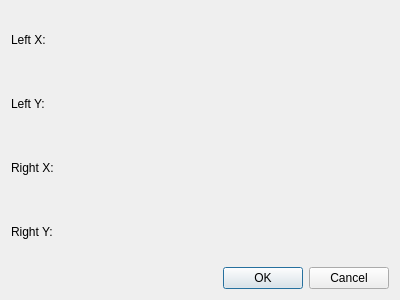
<?xml version="1.0" encoding="UTF-8"?>
<ui version="4.0">
 <class>JoystickTestWindow</class>
 <widget class="QDialog" name="JoystickTestWindow">
  <property name="geometry">
   <rect>
    <x>0</x>
    <y>0</y>
    <width>400</width>
    <height>300</height>
   </rect>
  </property>
  <property name="windowTitle">
   <string>Joystick Test</string>
  </property>
  <layout class="QVBoxLayout" name="verticalLayout">
   <item>
    <widget class="QLabel" name="leftXLabel">
     <property name="text">
      <string>Left X:</string>
     </property>
    </widget>
   </item>
   <item>
    <widget class="QLabel" name="leftYLabel">
     <property name="text">
      <string>Left Y:</string>
     </property>
    </widget>
   </item>
   <item>
    <widget class="QLabel" name="rightXLabel">
     <property name="text">
      <string>Right X:</string>
     </property>
    </widget>
   </item>
   <item>
    <widget class="QLabel" name="rightYLabel">
     <property name="text">
      <string>Right Y:</string>
     </property>
    </widget>
   </item>
   <item>
    <widget class="QDialogButtonBox" name="buttonBox">
     <property name="orientation">
      <enum>Qt::Horizontal</enum>
     </property>
     <property name="standardButtons">
      <set>QDialogButtonBox::Cancel|QDialogButtonBox::Ok</set>
     </property>
    </widget>
   </item>
  </layout>
 </widget>
 <resources/>
 <connections>
  <connection>
   <sender>buttonBox</sender>
   <signal>accepted()</signal>
   <receiver>JoystickTestWindow</receiver>
   <slot>accept()</slot>
   <hints>
    <hint type="sourcelabel">
     <x>248</x>
     <y>254</y>
    </hint>
    <hint type="destinationlabel">
     <x>157</x>
     <y>274</y>
    </hint>
   </hints>
  </connection>
  <connection>
   <sender>buttonBox</sender>
   <signal>rejected()</signal>
   <receiver>JoystickTestWindow</receiver>
   <slot>reject()</slot>
   <hints>
    <hint type="sourcelabel">
     <x>316</x>
     <y>260</y>
    </hint>
    <hint type="destinationlabel">
     <x>286</x>
     <y>274</y>
    </hint>
   </hints>
  </connection>
 </connections>
</ui>
